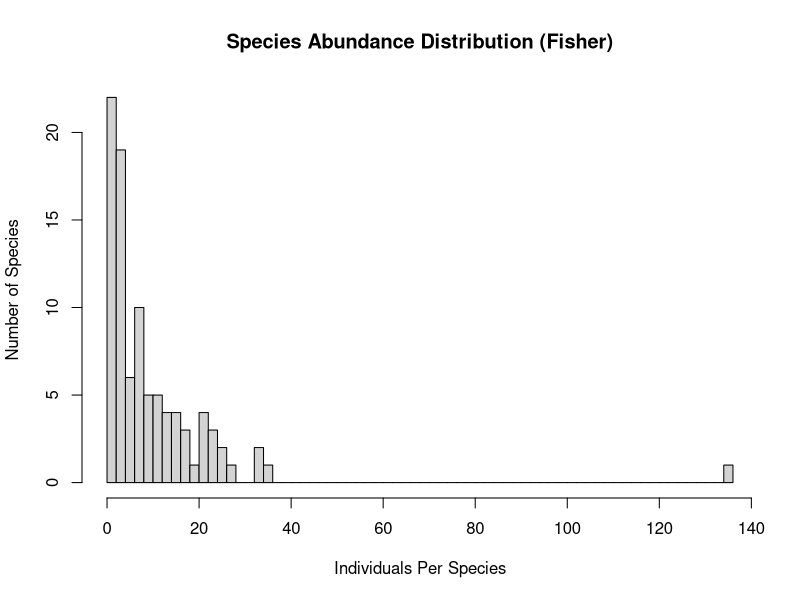
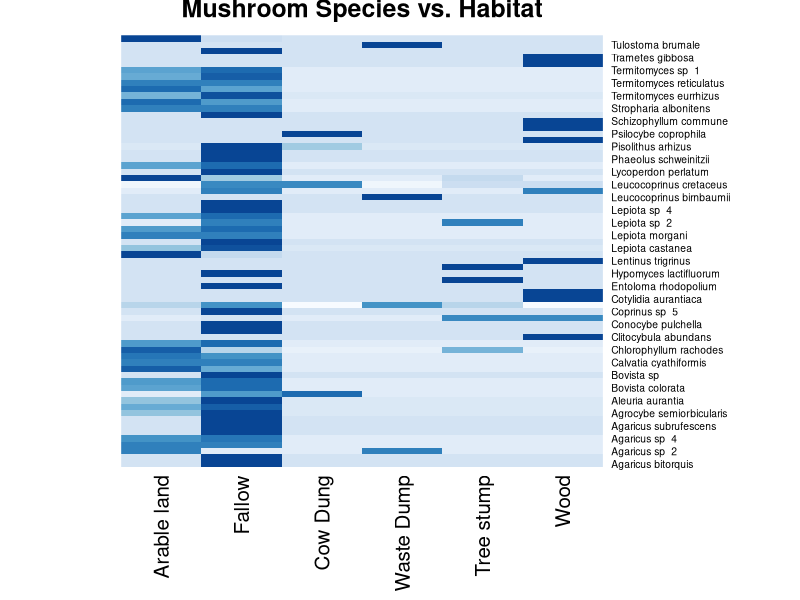
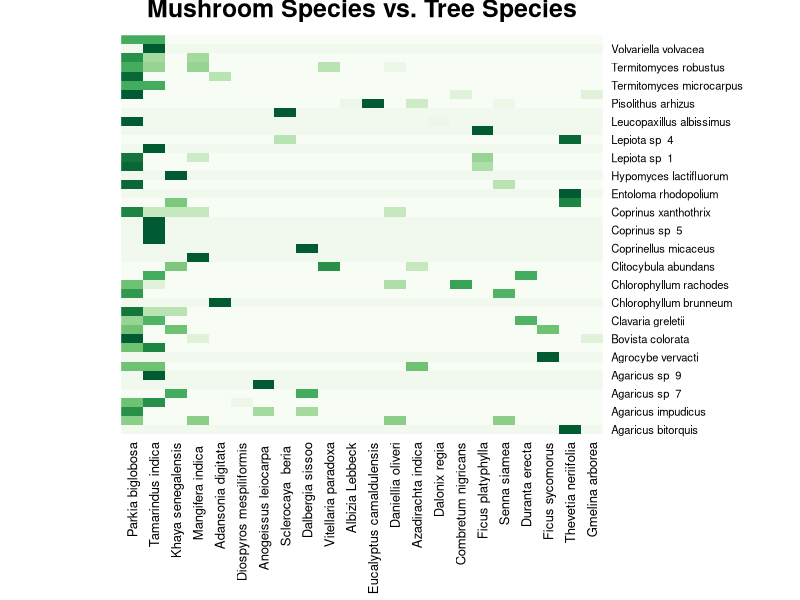

R code for these plots, in order:
# Computational Biology - Independent Project
# Chris McSpadden
# 04/16/2021

setwd("~/School/SP21/Computational_Bio_4420/Independent Project")

#include appropriate libraries and packages
library("dplyr")
library("ggplot2")
library(gplots) 
require(stringr)   

data <- read.csv("Raw_Data.csv", stringsAsFactors = F) #read in raw data
rownames(data) <- make.names(data[,1], unique = T) #set mushroom names as labels rather than a column
data <- data[,-1] #remove col with mushroom names
colnames(data) <- str_replace_all(colnames(data), "[:punct:]", " ") # remove period from column names
rownames(data) <- str_replace_all(rownames(data), "[:punct:]", " ") # remove period from row names

habIdx <- c(5,6,9,10,11,13) #indecies for habitat columns
habitat <- data[habIdx] # subset microhabitat data
habitat <- habitat[-which(rowSums(habitat[,-1]) == 0),] # remove rows with 0 observations

plants <- data[-habIdx] #subset plant species data
plants <- plants[-which(rowSums(plants[,-1]) == 0),] # remove rows with 0 observations


########## calculate and visualize species evenness or SAD #############

SpeciesTotals <- rowSums(data) # total number of observations for each species
Species <- 1:nrow(data) # total number of species

# plot fishers distribution for SAD
FisherSAD <- hist(SpeciesTotals, 
                  breaks = length(SpeciesTotals), 
                  main = "Species Abundance Distribution (Fisher)", 
                  xlab = "Individuals Per Species", 
                  ylab = "Number of Species")



############################# trying out heatmaps ###########################
############# view heatmaps in a large window to allow room for large figure margins ##################

library(RColorBrewer) # lib for color schemes
coul <- colorRampPalette(brewer.pal(8, "PiYG"))(25) # heatmap color scheme

# Mat <- as.matrix(data) # test matrix with all data
# heatmap(Mat,Colv = NA, Rowv = NA, col = coul, margins=c(10,5)) # heatmap of all data

habitatMat <- as.matrix(habitat) 
heatmap(habitatMat, Colv = NA, Rowv = NA, col= colorRampPalette(brewer.pal(8, "Blues"))(25), margins=c(8,5),  main = "Mushroom Species vs. Habitat" ) # heatmap of all species with microhabitat
# heatmap(habitatMat, scale = "column") #normalized scale

plantMat <- as.matrix(plants)
heatmap(plantMat, Colv = NA , Rowv = NA,col= colorRampPalette(brewer.pal(8, "Greens"))(25), margins=c(10,5), main = "Mushroom Species vs. Tree Species" ) # heatmap of all species with tree/plant species


###### Trying out a new formula for SAD #######
# TotalsByHabitat <- colSums(data) #total number of observations per habitat
# AbundanceByHabitat <- hist(TotalsByHabitat, breaks = 28)
